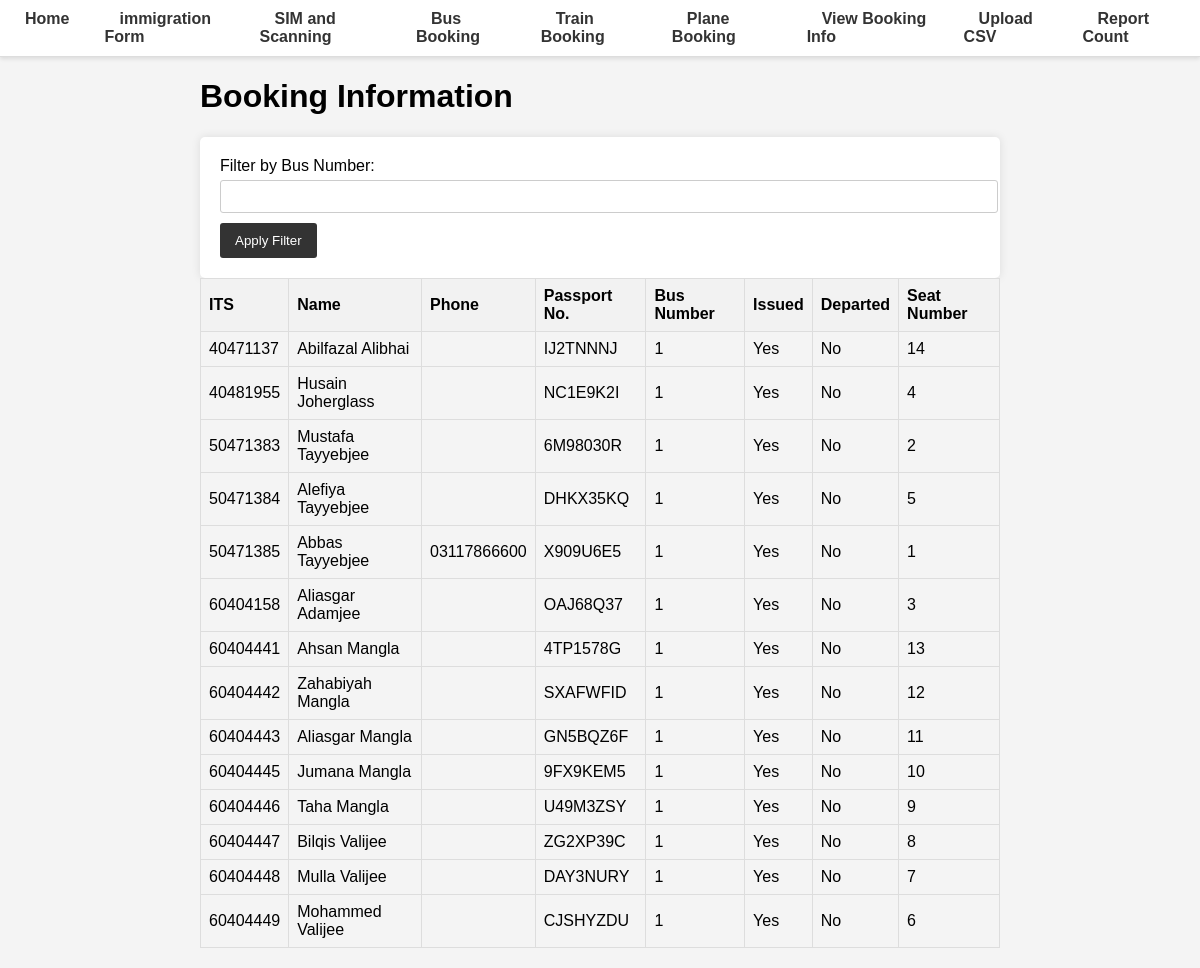
/view-booking-info/, run on an earlier commit of the app's database.
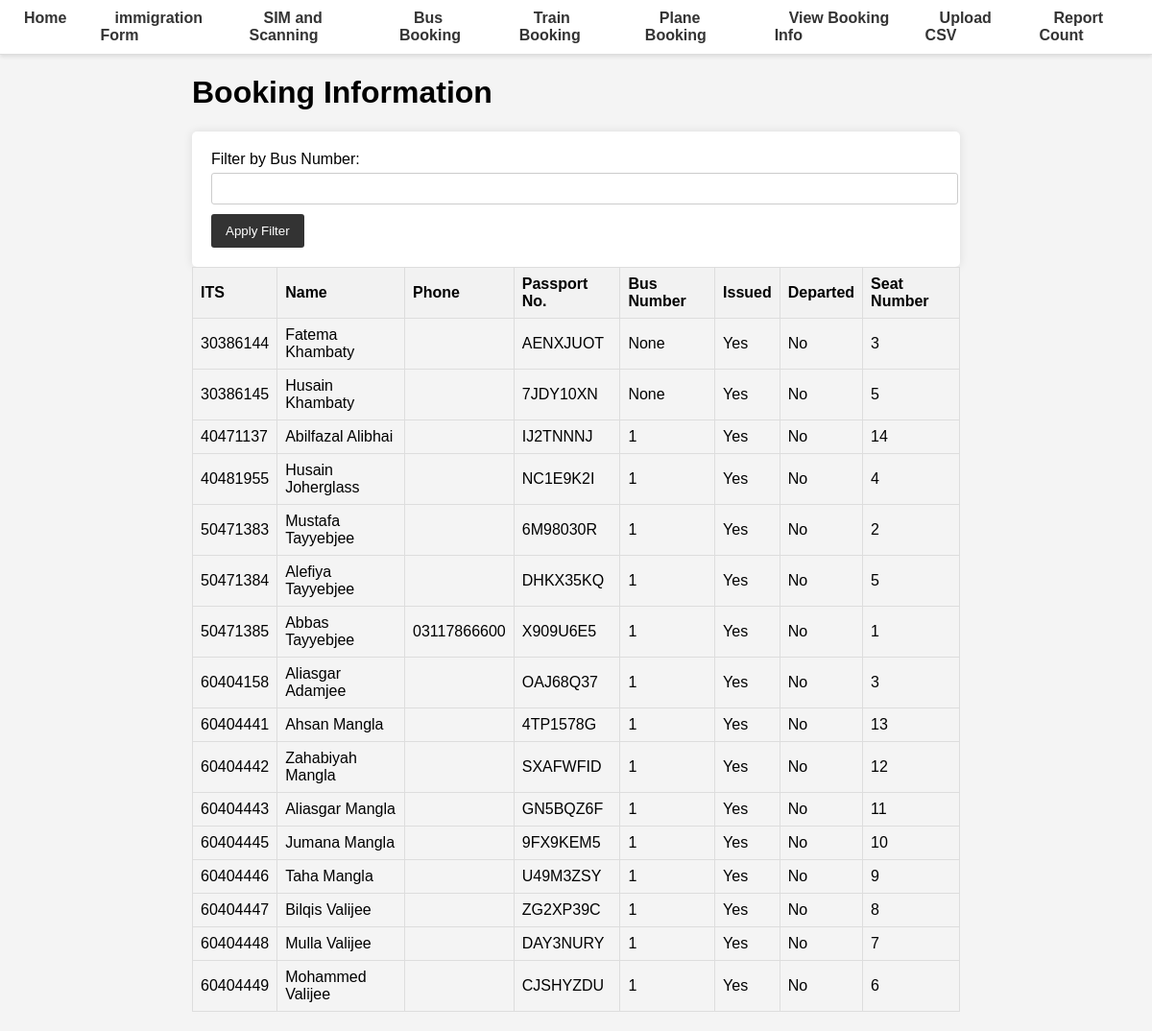
And on a later commit of the database.
### database.py (models this page shows, shortened)
class BookingInfo(Base):
    __tablename__ = "booking_info"
    Mode = Column(Integer, index=True)
    ITS = Column(Integer, ForeignKey('master.ITS'), primary_key=True, index=True)
    Issued = Column(Boolean)
    Departed = Column(Boolean)
    Self_Issued = Column(Boolean, default=False)
    seat_number = Column(Integer)
    bus_number = Column(Integer)
    train_id = Column(Integer, ForeignKey("train.id"), nullable=True)
    plane_id = Column(Integer, ForeignKey("plane.plane_id"), nullable=True)
    coach_number = Column(String)
    cabin_number = Column(String)

class Master(Base):
    __tablename__ = "master"
    ITS = Column(Integer, primary_key=True, index=True)
    first_name = Column(String, index=True)
    middle_name = Column(String, index=True)
    last_name = Column(String, index=True)
    DOB = Column(Date)
    passport_No = Column(String, unique=True, index=True)
    passport_Expiry = Column(Date, index=True)
    Visa_No = Column(String, index=True)
    Mode_of_Transport = Column(String, index=True)
    phone = Column(String, index=True)
    arrived = Column(Boolean, default=False)
    timestamp = Column(DateTime, default=func.now())

### main.py (the view)
@app.get("/view-booking-info/", response_class=HTMLResponse)
async def view_booking_info(request: Request, bus_number: Optional[int] = Query(None), db: Session = Depends(get_db)):
    if bus_number:
        booking_info = db.query(BookingInfo, Master).join(Master).filter(BookingInfo.bus_number == bus_number).all()
    else:
        booking_info = db.query(BookingInfo, Master).join(Master).all()
    return templates.TemplateResponse("view_booking_info.html", {"request": request, "booking_info": booking_info})

### templates/view_booking_info.html
{% extends "base.html" %}
{% block content %}
<h1>Booking Information</h1>
<form method="get" action="/view-booking-info/">
    <label for="bus_number">Filter by Bus Number:</label>
    <input type="number" id="bus_number" name="bus_number">
    <button type="submit">Apply Filter</button>
</form>
<table>
    <thead>
        <tr>
            <th>ITS</th>
            <th>Name</th>
            <th>Phone</th>
            <th>Passport No.</th>
            <th>Bus Number</th>
            <th>Issued</th>
            <th>Departed</th>
            <th>Seat Number</th>
        </tr>
    </thead>
    <tbody>
        {% for booking, master in booking_info |sort(attribute='seat_number') %}
        <tr>
            <td>{{ booking.ITS }}</td>
            <td>{{ master.first_name }} {{ master.last_name }}</td>
            <td>{{ master.phone }}</td>
            <td>{{ master.passport_No }}</td>
            <td>{{ booking.bus_number }}</td>
            <td>{{ "Yes" if booking.Issued else "No" }}</td>
            <td>{{ "Yes" if booking.Departed else "No" }}</td>
            <td>{{ booking.seat_number }}</td>
        </tr>
        {% endfor %}
    </tbody>
</table>
{% endblock %}

What changed in the data, as far as the page shows it:
added BookingInfo: ITS "30386144", first_name "Fatema", last_name "Khambaty", passport_No "AENXJUOT", bus_number "None", Issued "Yes", Departed "No", seat_number "3"
added BookingInfo: ITS "30386145", first_name "Husain", last_name "Khambaty", passport_No "7JDY10XN", bus_number "None", Issued "Yes", Departed "No", seat_number "5"
